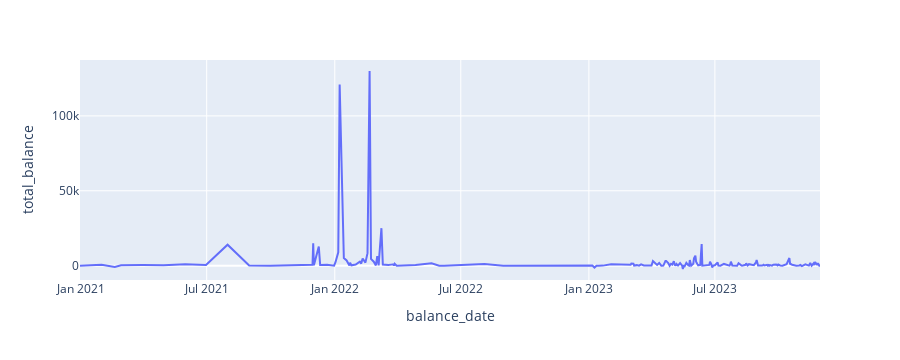

Write notebook code for a chart like this one.
### Code cell
daily_avg_bads = sampled_bads.groupby('balance_date')['total_balance'].mean().reset_index()
px.line(daily_avg_bads, x='balance_date', y='total_balance')

### Figure 1 — Plotly figure (JSON) as saved in the notebook; plotly's stock layout.template omitted (floating-point values rounded to 4 significant figures; data arrays with more than 128 entries replaced by an {"elided": "..."} marker saying what was removed)
{"data": [{"hovertemplate": "balance_date=%{x}<br>total_balance=%{y}<extra></extra>", "legendgroup": "", "line": {"color": "#636efa", "dash": "solid"}, "marker": {"symbol": "circle"}, "mode": "lines", "name": "", "orientation": "v", "showlegend": false, "type": "scatter", "x": {"elided": "202 str values"}, "xaxis": "x", "y": {"elided": "202 float values"}, "yaxis": "y"}], "layout": {"autosize": true, "height": 360, "legend": {"tracegroupgap": 0}, "margin": {"t": 60}, "xaxis": {"anchor": "y", "autorange": true, "domain": [0, 1], "range": ["2020-12-31", "2023-11-29"], "title": {"text": "balance_date"}, "type": "date"}, "yaxis": {"anchor": "x", "autorange": true, "domain": [0, 1], "range": [-9588.0, 137300.0], "title": {"text": "total_balance"}, "type": "linear"}}}
